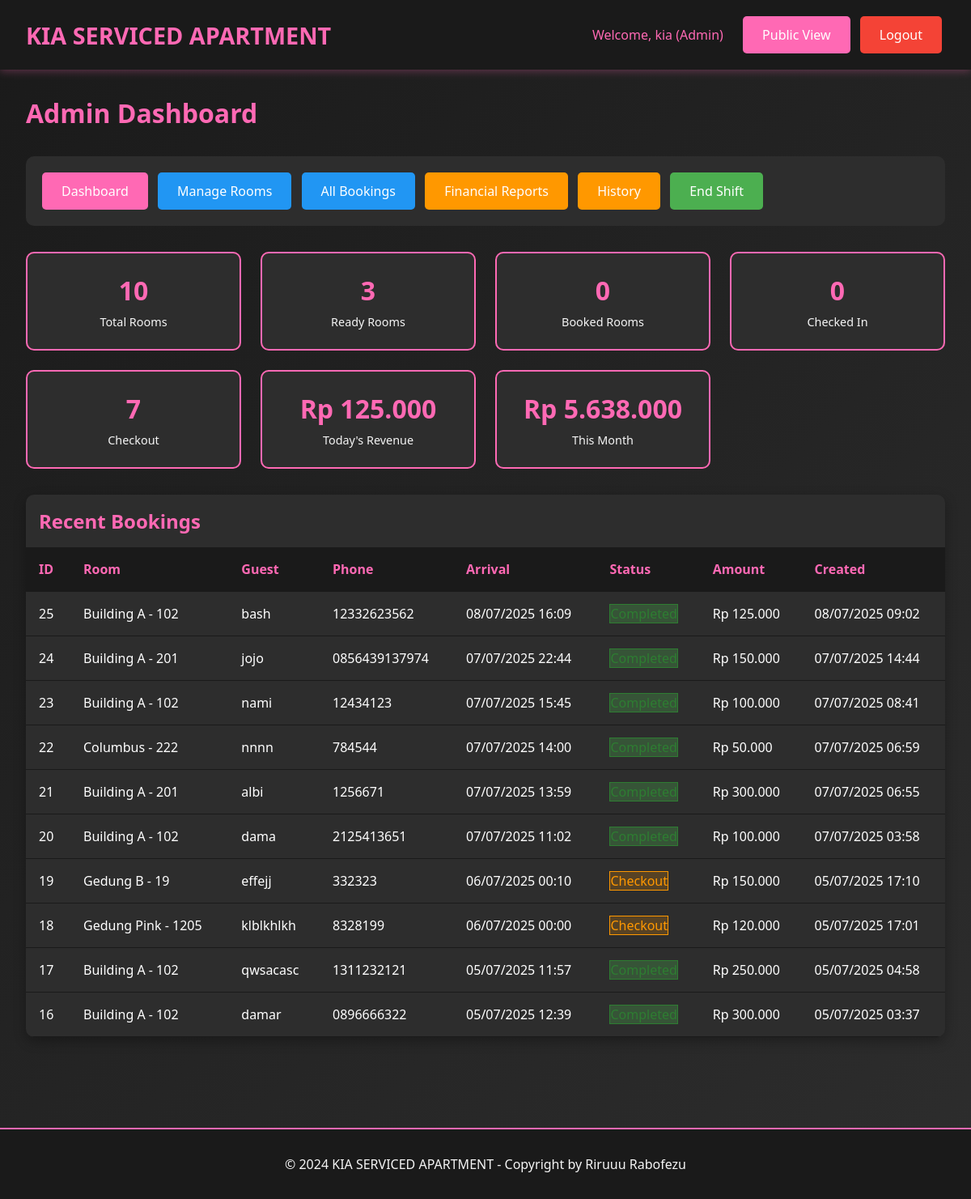
Page /admin/dashboard.php (signed in) on the earlier database version.
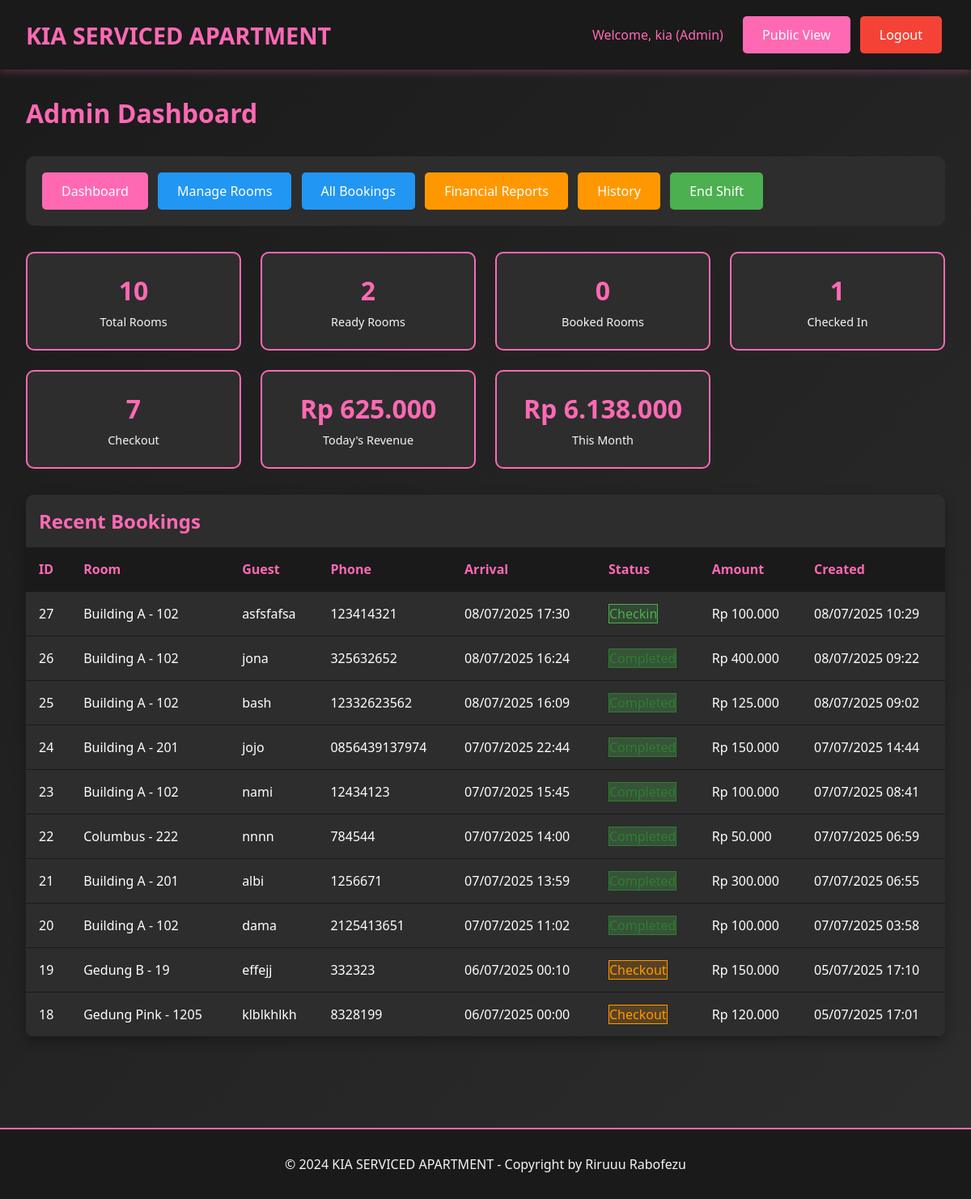
Same page on the later database version.
### tables this page shows
CREATE TABLE `bookings` (
  `id` int(11) NOT NULL,
  `room_id` int(11) NOT NULL,
  `guest_name` varchar(100) NOT NULL,
  `arrival_time` datetime NOT NULL,
  `phone_number` varchar(20) NOT NULL,
  `duration_type` enum('transit','fullday') NOT NULL,
  `duration_hours` int(11) NOT NULL,
  `price_amount` decimal(10,2) NOT NULL,
  `payment_method` varchar(50) NOT NULL,
  `deposit_type` enum('cash','id_card','no_deposit') NOT NULL,
  `deposit_amount` decimal(10,2) DEFAULT '0.00',
  `notes` text,
  `status` enum('booked','checkin','checkout','cancelled','no_show','completed') DEFAULT 'booked',
  `checkin_time` datetime DEFAULT NULL,
  `checkout_time` datetime DEFAULT NULL,
  `extra_time_hours` int(11) DEFAULT '0',
  `extra_time_amount` decimal(10,2) DEFAULT '0.00',
  `refund_amount` decimal(10,2) DEFAULT '0.00',
  `refund_method` varchar(50) DEFAULT NULL,
  `created_by` int(11) NOT NULL,
  `created_at` timestamp NOT NULL DEFAULT CURRENT_TIMESTAMP,
  `updated_at` timestamp NOT NULL DEFAULT CURRENT_TIMESTAMP ON UPDATE CURRENT_TIMESTAMP
);

CREATE TABLE `rooms` (
  `id` int(11) NOT NULL,
  `location` varchar(100) NOT NULL,
  `floor_number` int(11) NOT NULL,
  `room_number` varchar(20) NOT NULL,
  `room_type` varchar(50) NOT NULL,
  `wifi_name` varchar(100) DEFAULT NULL,
  `wifi_password` varchar(100) DEFAULT NULL,
  `status` enum('ready','booked','checkin','checkout') DEFAULT 'ready',
  `created_at` timestamp NOT NULL DEFAULT CURRENT_TIMESTAMP,
  `updated_at` timestamp NOT NULL DEFAULT CURRENT_TIMESTAMP ON UPDATE CURRENT_TIMESTAMP
);

### includes/config.php (called while the page is built, shortened)
<?php
function formatCurrency($amount) {
    return 'Rp ' . number_format($amount, 0, ',', '.');
}
function formatDateTime($datetime) {
    return date('d/m/Y H:i', strtotime($datetime));
}
?>

### admin/dashboard.php (the view, shortened to what the changed rows need)
<?php
require_once '../includes/config.php';
$stats = [];
$stmt = $pdo->query("SELECT COUNT(*) as total FROM rooms");
$stats['total_rooms'] = $stmt->fetch()['total'];
$stmt = $pdo->query("SELECT
    SUM(CASE WHEN (SELECT COUNT(*) FROM bookings WHERE room_id = r.id AND status IN ('booked', 'checkin', 'checkout')) = 0 THEN 1 ELSE 0 END) as ready,
    SUM(CASE WHEN (SELECT COUNT(*) FROM bookings WHERE room_id = r.id AND status = 'booked') > 0 THEN 1 ELSE 0 END) as booked,
    SUM(CASE WHEN (SELECT COUNT(*) FROM bookings WHERE room_id = r.id AND status = 'checkin') > 0 THEN 1 ELSE 0 END) as checkin,
    SUM(CASE WHEN (SELECT COUNT(*) FROM bookings WHERE room_id = r.id AND status = 'checkout') > 0 THEN 1 ELSE 0 END) as checkout
    FROM rooms r");
$room_stats = $stmt->fetch();
$stmt = $pdo->prepare("SELECT SUM(amount) as total FROM transactions WHERE DATE(transaction_date) = CURDATE() AND amount > 0");
$stmt->execute();
$stats['today_revenue'] = $stmt->fetch()['total'] ?? 0;
$stmt = $pdo->prepare("SELECT SUM(amount) as total FROM transactions WHERE MONTH(transaction_date) = MONTH(CURDATE()) AND YEAR(transaction_date) = YEAR(CURDATE()) AND amount > 0");
$stmt->execute();
$stats['month_revenue'] = $stmt->fetch()['total'] ?? 0;
$stmt = $pdo->prepare("SELECT b.*, r.room_number, r.location FROM bookings b
                      JOIN rooms r ON b.room_id = r.id
                      ORDER BY b.created_at DESC LIMIT 10");
$stmt->execute();
$recent_bookings = $stmt->fetchAll();
?>
<!DOCTYPE html>
<html lang="id">
<head>
    <link rel="stylesheet" href="../assets/css/style.css">
</head>
<body>
    <div class="container">
        <h1 style="color: var(--primary-pink); margin-bottom: 2rem;">Admin Dashboard</h1>
        <div class="dashboard-grid">
            <div class="stat-card">
                <div class="stat-number"><?php echo $room_stats['ready']; ?></div>
                <div class="stat-label">Ready Rooms</div>
            </div>
            <div class="stat-card">
                <div class="stat-number"><?php echo $room_stats['checkin']; ?></div>
                <div class="stat-label">Checked In</div>
            </div>
            <div class="stat-card">
                <div class="stat-number"><?php echo formatCurrency($stats['today_revenue']); ?></div>
                <div class="stat-label">Today's Revenue</div>
            </div>
            <div class="stat-card">
                <div class="stat-number"><?php echo formatCurrency($stats['month_revenue']); ?></div>
                <div class="stat-label">This Month</div>
            </div>
        </div>
        <div class="table-container">
            <h2 style="color: var(--primary-pink); margin: 1rem;">Recent Bookings</h2>
            <table class="table">
                <thead>
                    <tr>
                        <th>ID</th>
                        <th>Room</th>
                        <th>Guest</th>
                        <th>Phone</th>
                        <th>Arrival</th>
                        <th>Status</th>
                        <th>Amount</th>
                        <th>Created</th>
                    </tr>
                </thead>
                <tbody>
                    <?php foreach ($recent_bookings as $booking): ?>
                    <tr>
                        <td><?php echo $booking['id']; ?></td>
                        <td><?php echo htmlspecialchars($booking['location'] . ' - ' . $booking['room_number']); ?></td>
                        <td><?php echo htmlspecialchars($booking['guest_name']); ?></td>
                        <td><?php echo htmlspecialchars($booking['phone_number']); ?></td>
                        <td><?php echo formatDateTime($booking['arrival_time']); ?></td>
                        <td>
                            <span class="status-<?php echo $booking['status']; ?>">
                                <?php echo ucfirst($booking['status']); ?>
                            </span>
                        </td>
                        <td><?php echo formatCurrency($booking['price_amount']); ?></td>
                        <td><?php echo formatDateTime($booking['created_at']); ?></td>
                    </tr>
                    <?php endforeach; ?>
                </tbody>
            </table>
        </div>
    </div>
</body>
</html>

Differences in the rows shown:
no longer on this page (row unchanged): bookings: id "17", room.room_number "Building A - 102", guest_name "qwsacasc", phone_number "1311232121", arrival_time "05/07/2025 11:57", status "Completed", price_amount "Rp 250.000", created_at "05/07/2025 04:58"
no longer on this page (row unchanged): bookings: id "16", room.room_number "Building A - 102", guest_name "damar", phone_number "0896666322", arrival_time "05/07/2025 12:39", status "Completed", price_amount "Rp 300.000", created_at "05/07/2025 03:37"
added bookings: id "27", room.room_number "Building A - 102", guest_name "asfsfafsa", phone_number "123414321", arrival_time "08/07/2025 17:30", status "Checkin", price_amount "Rp 100.000", created_at "08/07/2025 10:29"
added bookings: id "26", room.room_number "Building A - 102", guest_name "jona", phone_number "325632652", arrival_time "08/07/2025 16:24", status "Completed", price_amount "Rp 400.000", created_at "08/07/2025 09:22"
Other differences:
$room_stats['ready']: "3" → "2"
$room_stats['checkin']: "0" → "1"
formatCurrency($stats['today_revenue']): "Rp 125.000" → "Rp 625.000"
formatCurrency($stats['month_revenue']): "Rp 5.638.000" → "Rp 6.138.000"
